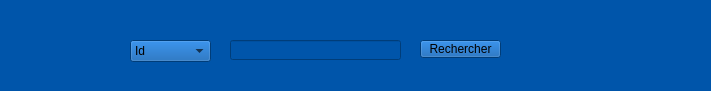
        <widget class="QWidget" name="widget" native="true">
         <property name="geometry">
          <rect>
           <x>0</x>
           <y>-1</y>
           <width>711</width>
           <height>91</height>
          </rect>
         </property>
         <property name="styleSheet">
          <string notr="true">background-color: rgb(0, 85, 170);</string>
         </property>
         <widget class="QPushButton" name="rech">
          <property name="geometry">
           <rect>
            <x>420</x>
            <y>40</y>
            <width>81</width>
            <height>18</height>
           </rect>
          </property>
          <property name="text">
           <string>Rechercher</string>
          </property>
          <property name="icon">
           <iconset>
            <normaloff>../../Icons for qt/search.png</normaloff>../../Icons for qt/search.png</iconset>
          </property>
         </widget>
         <widget class="QLineEdit" name="recherche">
          <property name="geometry">
           <rect>
            <x>230</x>
            <y>40</y>
            <width>171</width>
            <height>20</height>
           </rect>
          </property>
          <property name="text">
           <string/>
          </property>
         </widget>
         <widget class="QComboBox" name="combo">
          <property name="geometry">
           <rect>
            <x>130</x>
            <y>40</y>
            <width>81</width>
            <height>22</height>
           </rect>
          </property>
          <item>
           <property name="text">
            <string>Id</string>
           </property>
          </item>
          <item>
           <property name="text">
            <string>Nom</string>
           </property>
          </item>
          <item>
           <property name="text">
            <string>Prénom</string>
           </property>
          </item>
         </widget>
        </widget>
